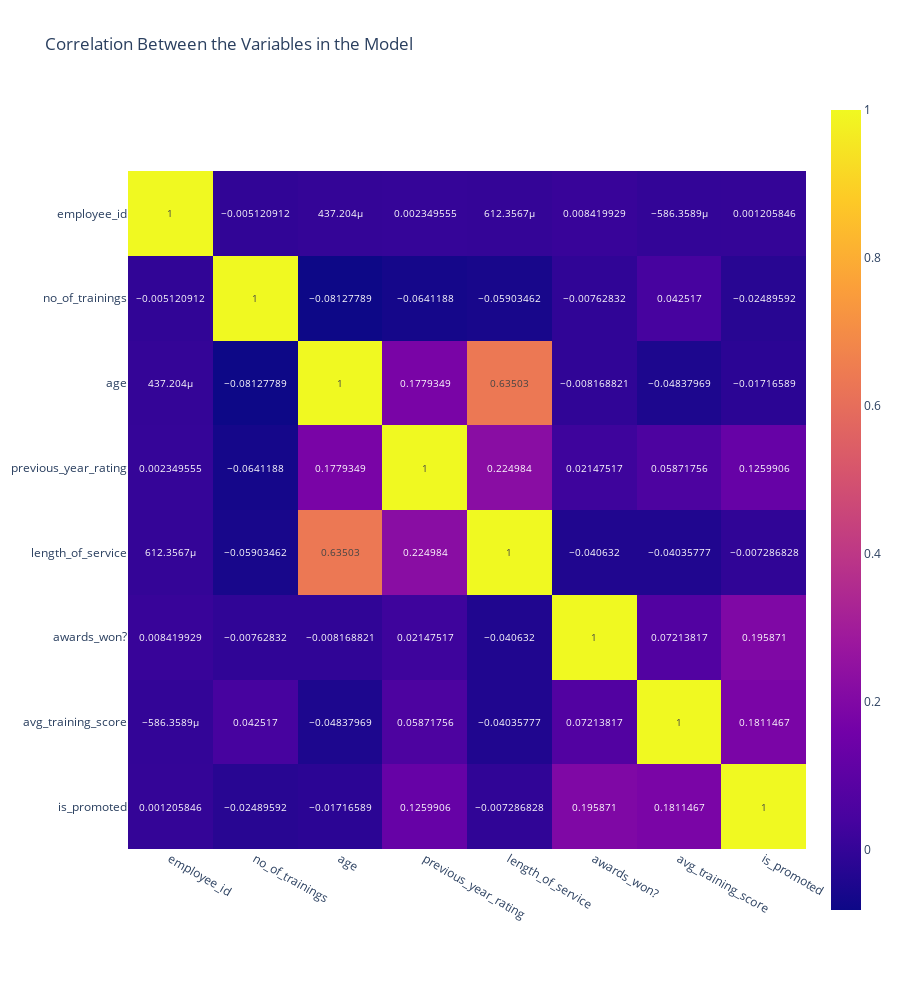

Notebook code for this chart:
### Code cell
train_corr = train.select_dtypes(include=[np.number]).corr()
px.imshow(train_corr, text_auto=True, title='Correlation Between the Variables in the Model', height=1000)

### Figure 1 — Plotly figure (JSON) as saved in the notebook; plotly's stock layout.template omitted (floating-point values rounded to 4 significant figures)
{"data": [{"coloraxis": "coloraxis", "hovertemplate": "x: %{x}<br>y: %{y}<br>color: %{z}<extra></extra>", "name": "0", "texttemplate": "%{z}", "type": "heatmap", "x": ["employee_id", "no_of_trainings", "age", "previous_year_rating", "length_of_service", "awards_won?", "avg_training_score", "is_promoted"], "xaxis": "x", "y": ["employee_id", "no_of_trainings", "age", "previous_year_rating", "length_of_service", "awards_won?", "avg_training_score", "is_promoted"], "yaxis": "y", "z": [[1.0, -0.005121, 0.0004372, 0.00235, 0.0006124, 0.00842, -0.0005864, 0.001206], [-0.005121, 1.0, -0.08128, -0.06412, -0.05903, -0.007628, 0.04252, -0.0249], [0.0004372, -0.08128, 1.0, 0.1779, 0.635, -0.008169, -0.04838, -0.01717], [0.00235, -0.06412, 0.1779, 1.0, 0.225, 0.02148, 0.05872, 0.126], [0.0006124, -0.05903, 0.635, 0.225, 1.0, -0.04063, -0.04036, -0.007287], [0.00842, -0.007628, -0.008169, 0.02148, -0.04063, 1.0, 0.07214, 0.1959], [-0.0005864, 0.04252, -0.04838, 0.05872, -0.04036, 0.07214, 1.0, 0.1811], [0.001206, -0.0249, -0.01717, 0.126, -0.007287, 0.1959, 0.1811, 1.0]]}], "layout": {"coloraxis": {"colorscale": [[0, "#0d0887"], [0.1111, "#46039f"], [0.2222, "#7201a8"], [0.3333, "#9c179e"], [0.4444, "#bd3786"], [0.5556, "#d8576b"], [0.6667, "#ed7953"], [0.7778, "#fb9f3a"], [0.8889, "#fdca26"], [1, "#f0f921"]]}, "height": 1000, "title": {"text": "Correlation Between the Variables in the Model"}, "xaxis": {"anchor": "y", "constrain": "domain", "domain": [0, 1], "scaleanchor": "y"}, "yaxis": {"anchor": "x", "autorange": "reversed", "constrain": "domain", "domain": [0, 1]}}}
